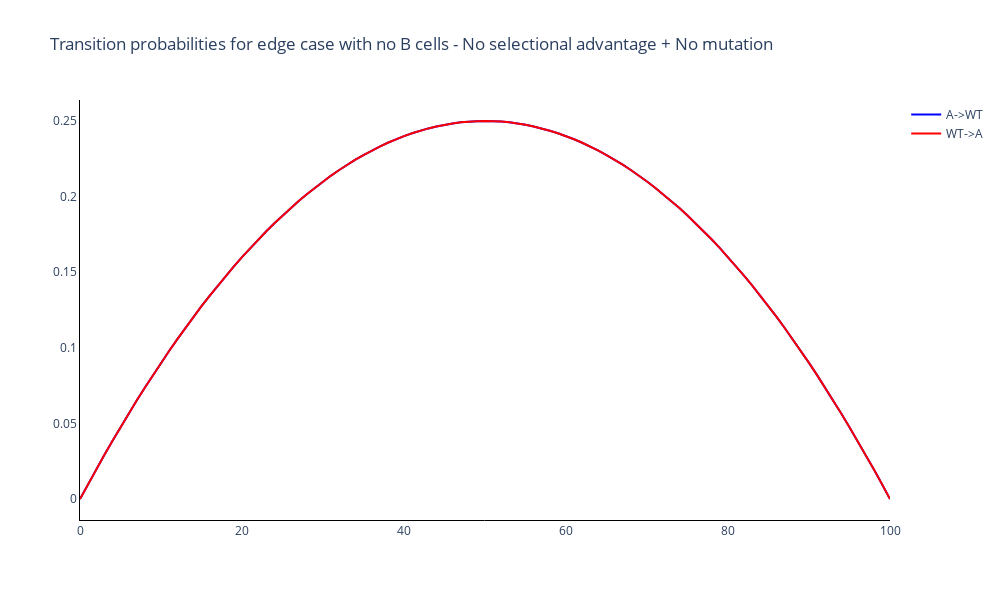

Notebook code cell kept with this figure:
### Code cell
# Trace names - represent the transition probabilities used for the simulation
trace_name = ['A->WT', 'WT->A']

fig = go.Figure()

# Add traces of the transition probabilities
for c in range(trans_prob.shape[1]):
    fig.add_trace(
        go.Scatter(
            y=trans_prob[:, c],
            x=list(range(sep_algo.N+1)),
            mode='lines',
            name=trace_name[c],
            line_color=colours[c]
        )
    )

fig.update_layout(
    title='Transition probabilities for edge case with no B cells - No selective advantage + No mutation',
    width=1000, 
    height=600,
    plot_bgcolor='white',
    xaxis=dict(linecolor='black'),
    yaxis=dict(linecolor='black'),
    )
